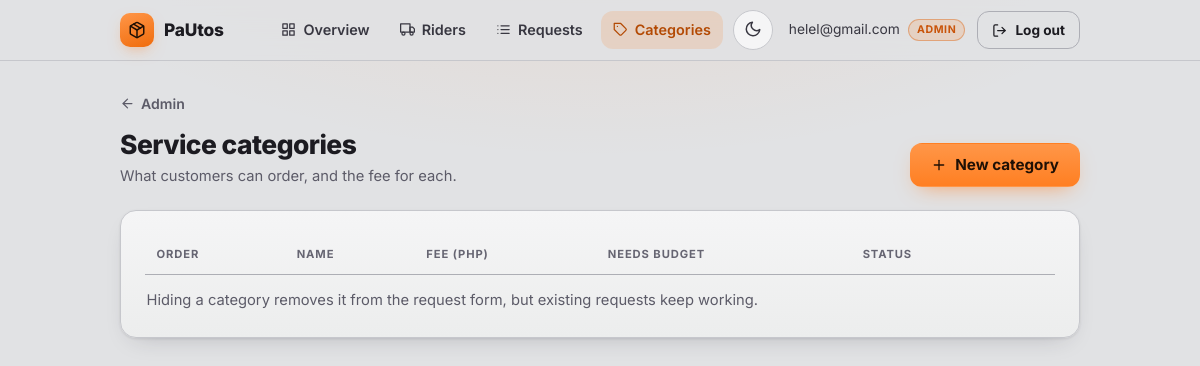
The page /admin/categories (signed in) on the database its author committed.
### app/models.py (models this page shows, shortened)
class User(UserMixin, db.Model):
    __tablename__ = "user"
    id = db.Column("user_id", db.Integer, primary_key=True)
    email = db.Column(db.String(255), unique=True, nullable=False)
    password_hash = db.Column(db.String(255), nullable=False)
    role = db.Column(db.String(20), nullable=False, index=True)
    created_at = db.Column(db.DateTime(timezone=True), default=utcnow, nullable=False)
    is_active = db.Column(db.Boolean, nullable=False, default=True)  # EXTENSION: lets an admin disable an account
    customer_profile = db.relationship(
        "CustomerProfile", back_populates="user", uselist=False, cascade="all, delete-orphan"
    )
    rider_profile = db.relationship(
        "RiderProfile", back_populates="user", uselist=False, cascade="all, delete-orphan"
    )
    @property
    def profile(self):
        return self.customer_profile or self.rider_profile
    @property
    def full_name(self):
        return self.profile.full_name if self.profile else self.email

### app/admin/routes.py (the view)
@bp.route("/categories")
@role_required(ROLE_ADMIN)
def categories():
    items = ServiceCategory.query.order_by(ServiceCategory.sort_order, ServiceCategory.id).all()
    return render_template("admin/categories.html", categories=items)

### app/models.py (called while the page is built)
@login_manager.user_loader
def load_user(user_id):
    return db.session.get(User, int(user_id))

### app/utils.py (called while the page is built)
def role_required(role):
    def decorator(view):
        @wraps(view)
        def wrapped(*args, **kwargs):
            if not current_user.is_authenticated:
                return current_app.login_manager.unauthorized()
            if current_user.role != role:
                abort(403)
            return view(*args, **kwargs)
        return wrapped
    return decorator

### app/templates/admin/categories.html (shortened to what this page needs)
{% extends "base.html" %}
{% from "_ui.html" import icon, status_badge %}
{% block content %}
<a class="back-link" href="{{ url_for('admin.dashboard') }}">{{ icon('arrow-left', 15) }} Admin</a>
<div class="page-head">
  <div><h1>Service categories</h1><p class="muted">What customers can order, and the fee for each.</p></div>
  <div class="head-actions"><a class="btn btn-primary" href="{{ url_for('admin.new_category') }}">{{ icon('plus', 16) }} New category</a></div>
</div>
<section class="card">
  <div class="table-wrap">
    <table class="rtable">
      <thead>
        <tr><th>Order</th><th>Name</th><th>Fee (PHP)</th><th>Needs budget</th><th>Status</th><th></th></tr>
      </thead>
    </table>
  </div>
  <p class="muted" style="margin-top:14px">Hiding a category removes it from the request form, but existing requests keep working.</p>
</section>
{% endblock %}

### app/templates/base.html (shortened to what this page needs)
{% from "_ui.html" import icon, initials -%}
<!doctype html>
<html lang="en">
<head>
  <link rel="stylesheet" href="{{ url_for('static', filename='css/style.css') }}">
</head>
{% set ep = request.endpoint or '' %}
{% set role = current_user.role if current_user.is_authenticated else None %}
{% if role == 'customer' %}
  {% set items = [
    ('Home', 'home', 'main.customer_dashboard', ('main.customer_dashboard',)),
    ('New', 'plus', 'customer.new_request', ('customer.new_request',)),
    ('Requests', 'list', 'customer.request_list', ('customer.request_list', 'customer.request_detail')),
    ('Profile', 'user', 'profile.edit_profile', ('profile.',)),
  ] %}
{% elif role == 'rider' %}
  {% set items = [
    ('Home', 'home', 'main.rider_dashboard', ('main.rider_dashboard',)),
    ('Available', 'inbox', 'rider.available_requests', ('rider.available_requests',)),
    ('My jobs', 'briefcase', 'rider.my_jobs', ('rider.my_jobs', 'rider.job_detail')),
    ('Profile', 'user', 'profile.edit_profile', ('profile.',)),
  ] %}
{% elif role == 'admin' %}
  {% set items = [
    ('Overview', 'grid', 'admin.dashboard', ('admin.dashboard',)),
    ('Riders', 'truck', 'admin.riders', ('admin.riders',)),
    ('Requests', 'list', 'admin.requests_overview', ('admin.requests_overview', 'admin.request_detail')),
    ('Categories', 'tag', 'admin.categories', ('admin.categories', 'admin.new_category', 'admin.edit_category')),
  ] %}
{% else %}
  {% set items = [] %}
{% endif %}
<body class="{% if items %}has-tabbar{% endif %}">
  <header class="nav">
    <div class="nav-inner">
      <a class="brand" href="{{ url_for('main.index') }}">
        <span class="brand-mark">{{ icon('package', 18) }}</span>
        <span class="brand-name">PaUtos</span>
      </a>
      {% if current_user.is_authenticated %}
      <nav class="nav-links" aria-label="Main">
        {% for label, ic, endpoint, pfx in items %}
          <a class="nav-link{% if ep.startswith(pfx) %} active{% endif %}" href="{{ url_for(endpoint) }}">{{ icon(ic, 15) }}<span>{{ label }}</span></a>
        {% endfor %}
        <button type="button" class="icon-btn theme-toggle" aria-label="Switch to light mode" title="Switch theme"><span class="t-sun">{{ icon('sun', 18) }}</span><span class="t-moon">{{ icon('moon', 18) }}</span></button>
        <span class="who" title="{{ current_user.full_name }}">
          <span class="who-name">{{ current_user.full_name }}</span>
          <span class="pill">{{ current_user.role }}</span>
        </span>
        <form method="post" action="{{ url_for('auth.logout') }}" class="inline">
          <button type="submit" class="btn btn-ghost btn-sm">{{ icon('log-out', 15) }} Log out</button>
        </form>
      </nav>
      {% endif %}
    </div>
  </header>
  <main class="container">
    {% block content %}{% endblock %}
  </main>
</body>
</html>

### rows shown on the page
User: is_active True (drawn), full_name "helel@gmail.com", role "ADMIN"

### other values the page prints
{{ label }} "Overview" "Riders" "Requests" "Categories"
